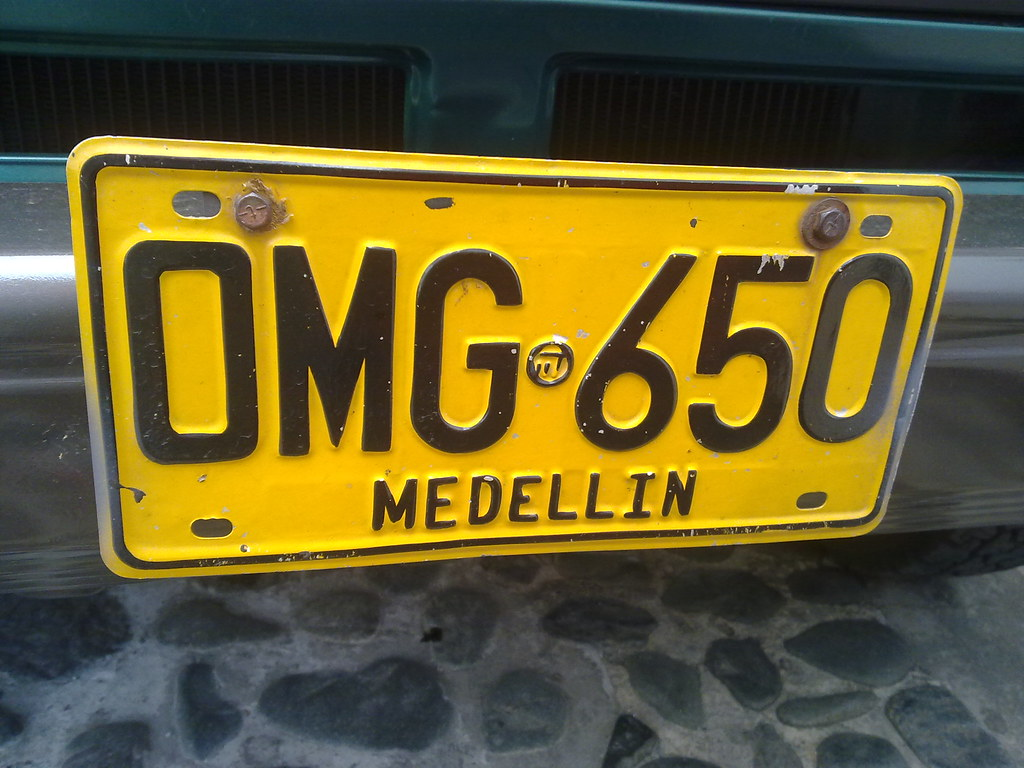
#> input picture Evaluación 6/placa1.jpg, 1024 x 768 px
$ python -i procesador.py   (imports and definitions only)
#> lines starting #> are read from the running program, lines starting #| are printed output that depends on the picture; after the words box and inside, x2 and y2 are one past the last pixel; in counts of white or black regions, pixels touching at a corner belong together
#> further down, picture is the input picture: shape (768, 1024, 3); mean B, G, R 46, 92.7, 102.8
import cv2
import pytesseract
import datetime
import re

# Dejamos la ruta, ya sabemos que es importante
pytesseract.pytesseract.tesseract_cmd = r'C:\Program Files\Tesseract-OCR\tesseract.exe'

def procesar_imagen(imagen):
    # Pasos de procesamiento
    gris = cv2.cvtColor(imagen, cv2.COLOR_BGR2GRAY)
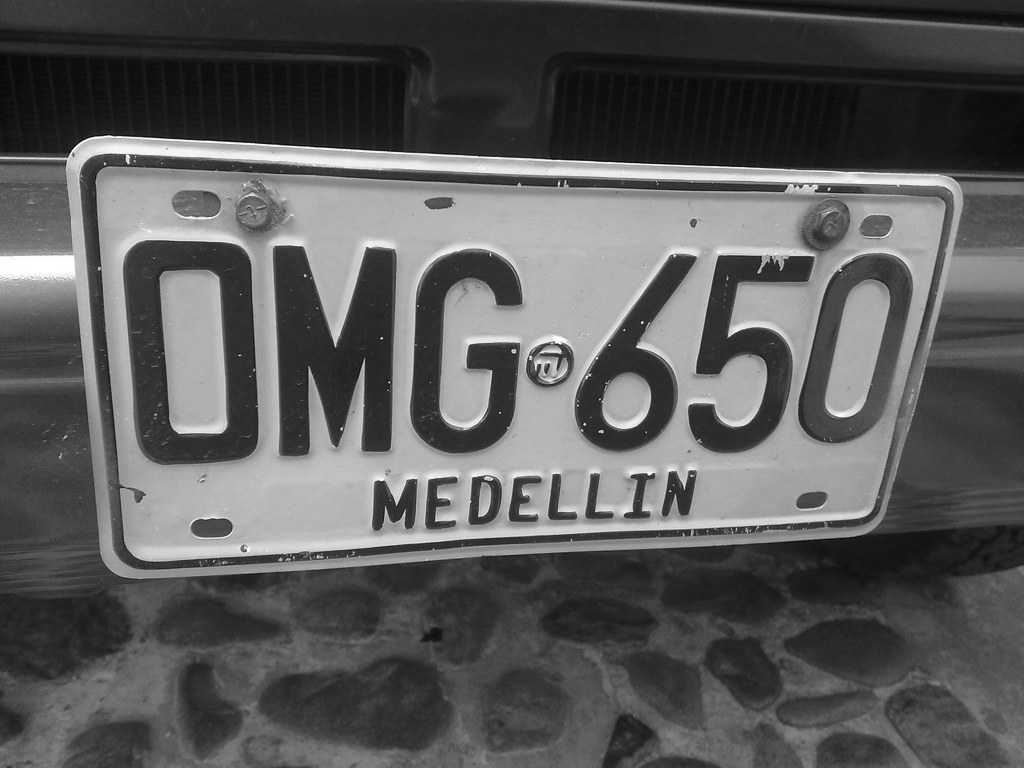
#> gris: shape (768, 1024); min 1, max 255, mean 90.4
    filtro = cv2.GaussianBlur(gris, (5, 5), 0)

    config_linea = '--psm 7' # Una linea
    config_bloque = '--psm 6' # Un bloque

    # --- INTENTO 1: ADAPTIVE (31, 5) - SIN LANG ---
    # (Parámetros (31, 5) en lugar de (11, 2) que generaban ruido)
    print("Intento 1: Adaptativo (31,5) / psm 6")
    umbral_adaptativo1 = cv2.adaptiveThreshold(filtro, 255, cv2.ADAPTIVE_THRESH_GAUSSIAN_C, cv2.THRESH_BINARY, 31, 5)
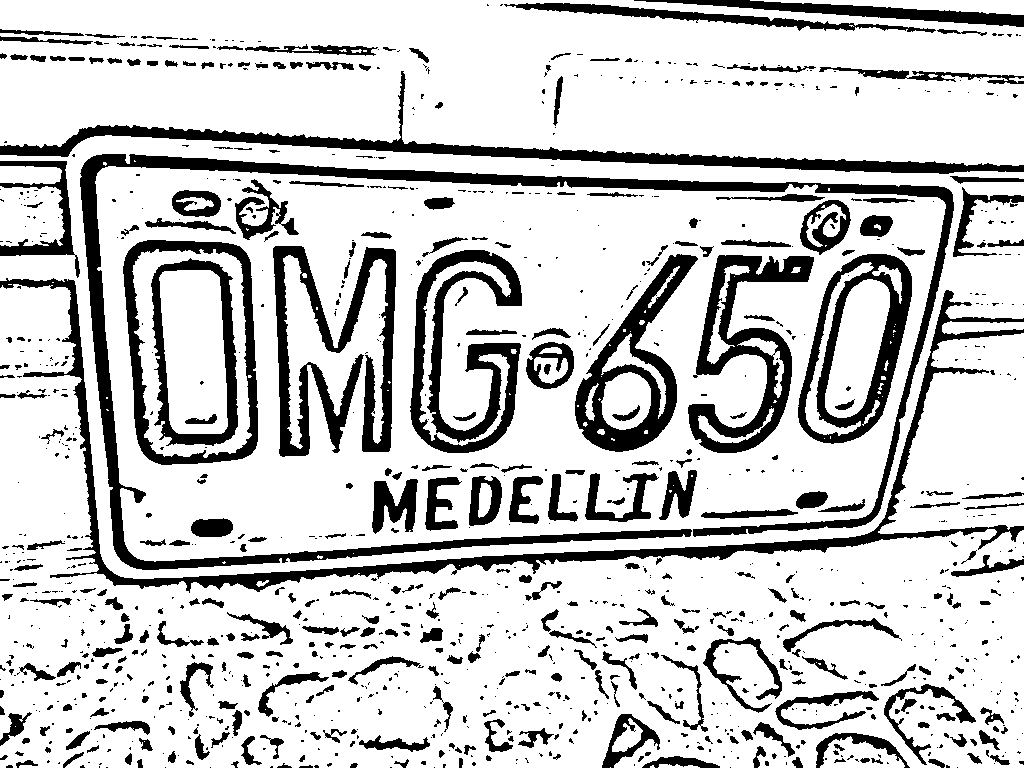
#> umbral_adaptativo1: shape (768, 1024); 79.4% white; 1166 black regions (770 under 20 px), largest, box (x1, y1, x2, y2) and area: (80, 154, 954, 570) 21761, (0, 278, 1024, 593) 14189, (0, 71, 1024, 174) 10293

    # --- CAMBIO IMPORTANTE ---
    # Usamos config_bloque en lugar de config_linea
#> (the run stopped early here; a loop or call above may not have finished)

$ run again, on Evaluación 6/placa2.jpg
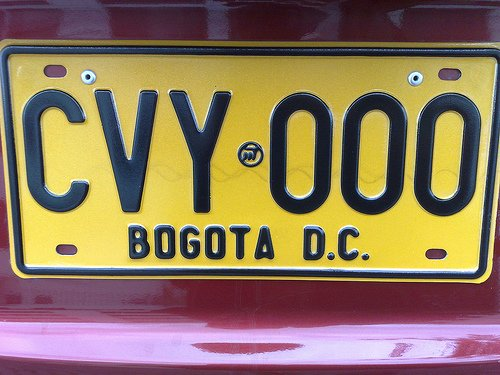
#> input picture Evaluación 6/placa2.jpg, 500 x 375 px
#> picture is the input picture: shape (375, 500, 3); mean B, G, R 93.2, 121, 144
#> in procesar_imagen, `filtro = cv2.GaussianBlur(gris, (5, 5), 0)`:
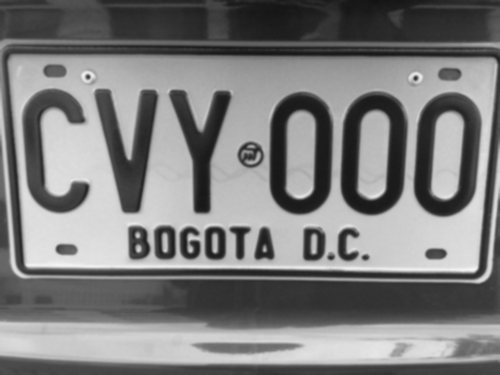
#> filtro: shape (375, 500); min 18, max 245, mean 124.7
#> in procesar_imagen, `umbral_adaptativo1 = cv2.adaptiveThreshold(filtro, 255, cv2.ADAPTIVE_T..`:
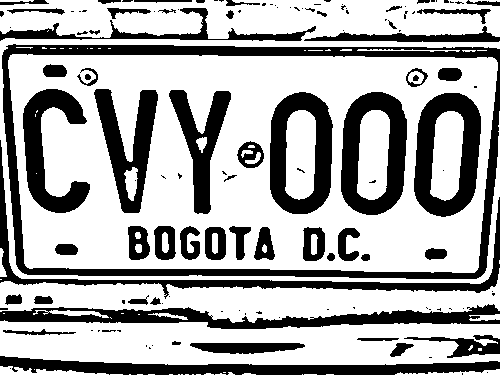
#> umbral_adaptativo1: shape (375, 500); 66.8% white; 132 black regions (72 under 20 px), largest, box (x1, y1, x2, y2) and area: (2, 44, 500, 279) 10867, (0, 304, 500, 329) 5348, (0, 356, 500, 375) 4967

$ run again, on Evaluación 6/placa3.jpg
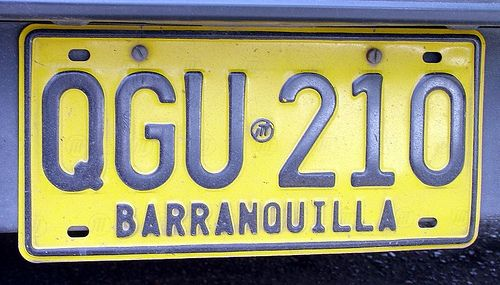
#> input picture Evaluación 6/placa3.jpg, 500 x 285 px
#> picture is the input picture: shape (285, 500, 3); mean B, G, R 112.8, 148.9, 150.1
#> in procesar_imagen, `filtro = cv2.GaussianBlur(gris, (5, 5), 0)`:
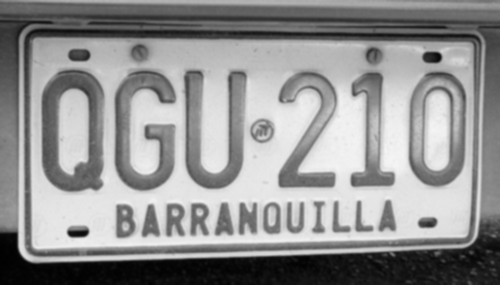
#> filtro: shape (285, 500); min 1, max 244, mean 145.1
#> in procesar_imagen, `umbral_adaptativo1 = cv2.adaptiveThreshold(filtro, 255, cv2.ADAPTIVE_T..`:
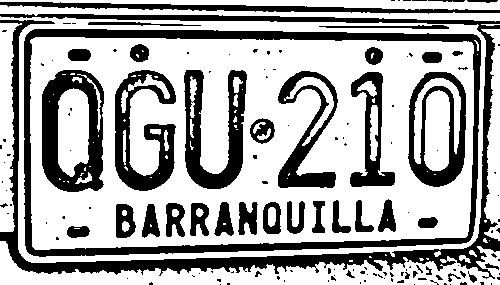
#> umbral_adaptativo1: shape (285, 500); 66% white; 146 black regions (103 under 20 px), largest, box (x1, y1, x2, y2) and area: (0, 14, 500, 279) 11038, (24, 29, 481, 257) 9160, (42, 70, 104, 192) 4147
